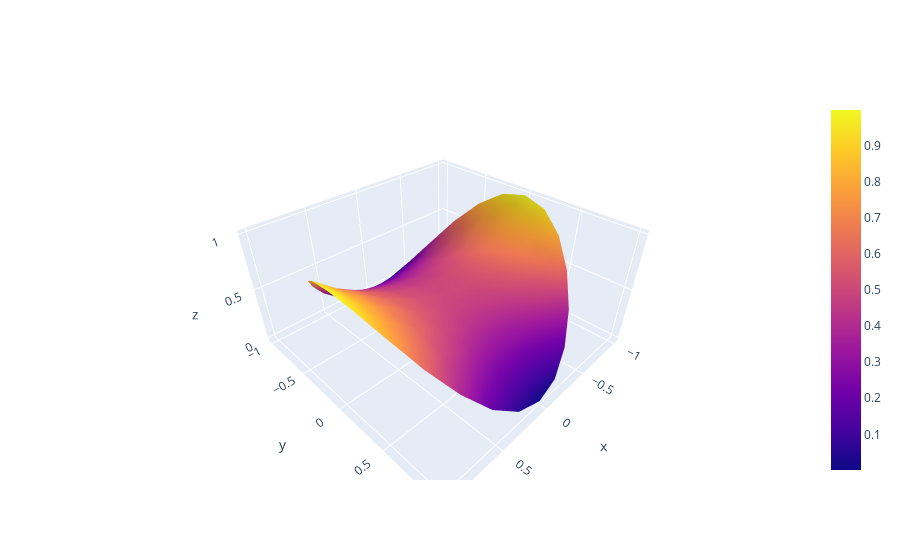

Write notebook code for a chart like this one.
### Code cell
plot_data = [
    plotly.graph_objects.Mesh3d(
                                x=global_x, 
                                y=global_y,
                                z=global_z,
                                intensity=global_z
                                )        
    ]
fig = plotly.graph_objects.Figure(data=plot_data)
fig.update_layout()

### Figure 1 — Plotly figure (JSON) as saved in the notebook; plotly's stock layout.template omitted (floating-point values rounded to 4 significant figures; data arrays with more than 128 entries replaced by an {"elided": "..."} marker saying what was removed)
{"data": [{"intensity": {"elided": "948 float values"}, "type": "mesh3d", "x": {"elided": "948 float values"}, "y": {"elided": "948 float values"}, "z": {"elided": "948 float values"}}], "layout": {}}
